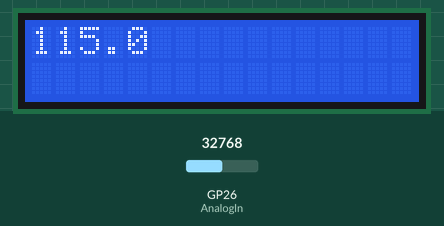
This program was run on a simulated Raspberry Pi Pico running MicroPython. On the bench: 16×2 character LCD. Inputs (shaded band) come from the test bench; at power-on: GP26 (AnalogIn) = 32768 (analog values on the 0–65535 scale).

Above: at 1.8 s.
1.9 s: GP26 (AnalogIn) set to 45874
At 3.5 s:
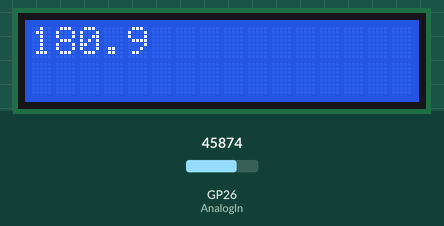
5.2 s: GP26 (AnalogIn) set to 57670
At 6.5 s:
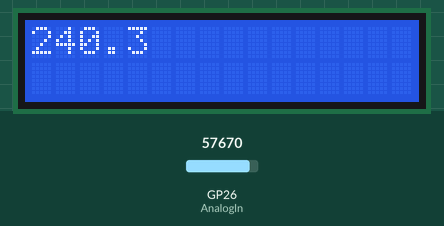
8.3 s: GP26 (AnalogIn) set to 65535
At 9.4 s:
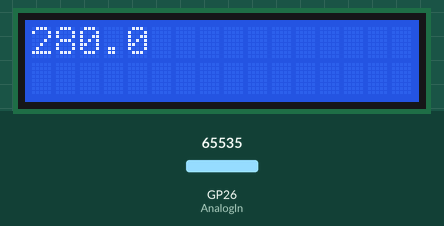
Timing chart, 0 to 11.3 s (numbered marks = the images above; inputs shaded):
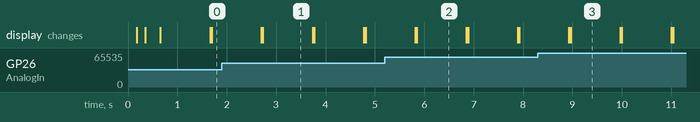

The program:

TMP36.py
```python
#--------------------------------------------------------
#				TEMPERATURE MEASUREMENT
#				=======================
#
# This program measures the temperature using an external
# TMP36 type temperature sensor chip
#
# Author: Dogan Ibrahim
# File  : TMP36.py
# Date  : February 2011
#----------------------------------------------------------
from machine import ADC
import utime
import LCD

AnalogIn = ADC(0)						# ADC channel 0
Conv = 3300 / 65535						# Conversion factor
LCD.lcd_init()

while True:								# Do forever
    V = AnalogIn.read_u16()			    # Read temp
    mV = V * Conv						# Convert to Volts
    Temp = (mV - 500.0) / 10.0          # Convert to temp
    LCD.lcd_clear()                     # Clear screen
    Tempstr = str(Temp)[:5]             # Convert to string
    LCD.lcd_puts(Tempstr)               # Display
    utime.sleep(1)						# Wait 1 second
```

LCD.py
```python
#--------------------------------------------------
#				PARALLEL LCD FUNCTIONS
#				======================
#
# These functions initialize and control the LCD
#
# Author: Dogan Ibrahim
# File  : LCD
# Date  : February 2021
#--------------------------------------------------
from machine import Pin
import utime

EN = Pin(0, Pin.OUT)
RS = Pin(1, Pin.OUT)
D4 = Pin(2, Pin.OUT)
D5 = Pin(3, Pin.OUT)
D6 = Pin(4, Pin.OUT)
D7 = Pin(5, Pin.OUT)
PORT = [2, 3, 4, 5]
L = [0,0,0,0]

def Configure():
    for i in range(4):
       L[i] = Pin(PORT[i], Pin.OUT)

def lcd_strobe():
    EN.value(1)
    utime.sleep_ms(1)
    EN.value(0)
    utime.sleep_ms(1)

def lcd_write(c, mode):
    if mode == 0:
       d = c
    else:
       d = ord(c)
    d = d >> 4
    for i in range(4):
        b = d & 1
        L[i].value(b)
        d = d >> 1
    RS.value(mode)
    lcd_strobe()

    if mode == 0:
       d = c
    else:
       d = ord(c)
    for i in range(4):
        b = d & 1
        L[i].value(b)
        d = d >> 1
    RS.value(mode)
    lcd_strobe()
    utime.sleep_ms(1)
    RS.value(1)

def lcd_clear():
    lcd_write(0x01, 0)
    utime.sleep_ms(5)

def lcd_home():
    lcd_write(0x02, 0)
    utime.sleep_ms(5)

def lcd_cursor_blink():
    lcd_write(0x0D, 0)
    utime.sleep_ms(1)

def lcd_cursor_on():
    lcd_write(0x0E, 0)
    utime.sleep_ms(1)

def lcd_cursor_off():
    lcd_write(0x0C, 0)
    utime.sleep_ms(1)

def lcd_puts(s):
    l = len(s)
    for i in range(l):
       lcd_putch(s[i])

def lcd_putch(c):
    lcd_write(c, 1)

def lcd_goto(col, row):
    c = col + 1
    if row == 0:
        address = 0
    if row == 1:
        address = 0x40
    address = address + c - 1
    lcd_write(0x80 | address, 0)

def lcd_init():
    Configure()
    utime.sleep_ms(120)
    for i in range(4):
        L[i].value(0)
    utime.sleep_ms(50)
    L[0].value(1)
    L[1].value(1)
    lcd_strobe()
    utime.sleep_ms(10)
    lcd_strobe()
    utime.sleep_ms(10)
    lcd_strobe()
    utime.sleep_ms(10)
    L[0].value(0)
    lcd_strobe()
    utime.sleep_ms(5)
    lcd_write(0x28, 0)
    utime.sleep_ms(1)
    lcd_write(0x08, 0)
    utime.sleep_ms(1)
    lcd_write(0x01, 0)
    utime.sleep_ms(10)
    lcd_write(0x06, 0)
    utime.sleep_ms(5)
    lcd_write(0x0C, 0)
    utime.sleep_ms(10)
#================= END OF LCD FUNCTIONS =======================
lcd_init()
lcd_puts('Hello from PICO')
```

Measured:
- after the input at 1.9 s, the display: first differs from a run without the input after 0.83 s (image 1)
- after the input at 5.2 s, the display: first differs from a run without the input after 0.65 s (image 2)
- after the input at 8.3 s, the display: first differs from a run without the input after 0.66 s (image 3)
- what the display in image 1 shows lasts 1.0 s, from 2.7 s to 3.7 s
